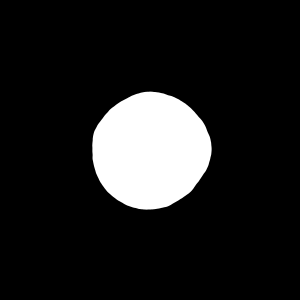
Frame 1 (no input)
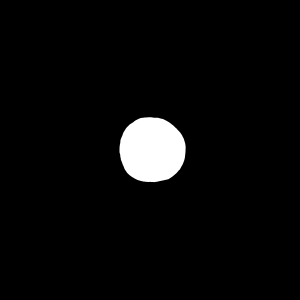
Frame 60 (the mouse pressed at the canvas centre just before this capture)
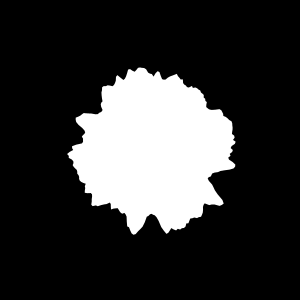
Frame 120 (the mouse held since frame 60 and released just before this capture)

The Processing sketch that drew these frames (run headless with seeded random() and noise(); from frame 60 on, the mouse is pressed at the canvas centre):

// Processing sketch: processing_153881
// ── processing_153881.pde

float resolution = 260; // how many points in the circle
float rad = 100;
float x = 1;
float y = 1;
//float prevX;
//float prevY;

float t = 255; // time passed
float tChange = .10; // how quick time flies

float nVal; // noise value
float nInt = 3; // noise intensity
float nAmp = 3; // noise amplitude

boolean filled = true;


void setup() {
  size(300, 300);
  noiseDetail(10);
}

void draw() {
  background(0);
  translate(width/2, height/2);

  if (filled) {
    noStroke();
    fill(255,255,255);
    ellipse(255,255,255,255);

  } 
  else {
    noFill();
    stroke(10);
    strokeWeight(10);
  }
  nInt = map(mouseX, 0, width, 0.1, 10); // map mouseX to noise intensity
  nAmp = map(mouseY, 0, height, 0.0, 1.0); // map mouseY to noise amplitude

  beginShape();
  for (float a=0; a<=TWO_PI; a+=TWO_PI/resolution) {

    nVal = map(noise( cos(a)*nInt+1, sin(a)*nInt+1, t ), 0.0, 1.0, nAmp, 1.0); // map noise value to match the amplitude

    x = cos(a)*rad *nVal;
    y = sin(a)*rad *nVal;

 //       x = map(a, 0,TWO_PI, 0,width);
//        y = sin(a)*rad *nVal +height/2;

//    vertex(prevX, prevY);
    vertex(x, y);

 //       line(x,y,x,height);

//    prevX = x;
//    prevY = y;
    
    }
  endShape(CLOSE);

  t += tChange;
}

void mouseClicked() { 
  filled = !filled; // toggle fill by click
}
